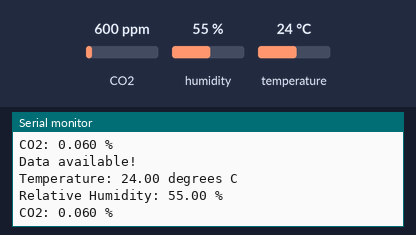
Bench run of a sketch on a simulated Arduino Leonardo, built for the host (arithmetic inside an expression is 32-bit, double 64-bit). Shown: the last lines printed to the serial monitor. The inputs (shaded band) are chosen by the test bench; at power-on: CO2 600 ppm, humidity 55 %, temperature 24 °C.

Above: at 1.2 s.
1.3 s: CO2 set to 452 ppm
At 1.44 s:
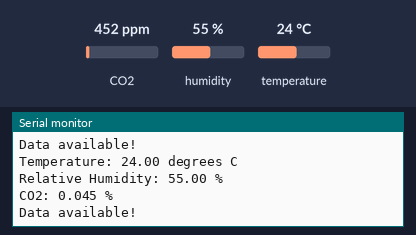
2.8 s: humidity set to 22 %
At 2.88 s:
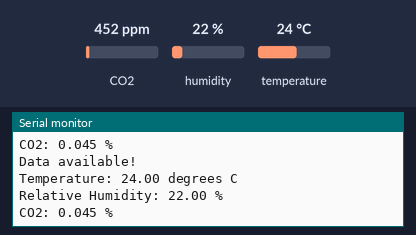
4.3 s: temperature set to 12 °C
At 4.41 s:
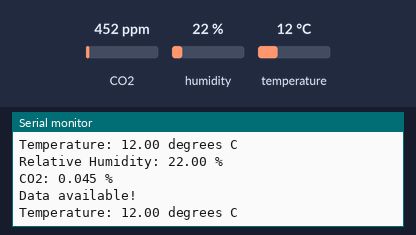

The sketch:

adafruit_scd30_test.ino
```cpp
// Basic demo for readings from Adafruit SCD30
#include <Adafruit_SCD30.h>

Adafruit_SCD30 scd30;

void setup(void) {
  Serial.begin(115200);
  while (!Serial)
    delay(10); // will pause Zero, Leonardo, etc until the serial console opens

  Serial.println("Adafruit SCD30 test!");

  // Try to initialize!
  if (!scd30.begin()) {
    Serial.println("Failed to find SCD30 chip");
    while (1) {
      delay(10);
    }
  }
  Serial.println("SCD30 Found!");

  Serial.print("Measurement Interval: ");
  Serial.print(scd30.getMeasurementInterval());
  Serial.println(" seconds");
}

void loop() {
  if (scd30.dataReady()) {
    Serial.println("Data available!");

    if (!scd30.read()) {
      Serial.println("Error reading sensor data");
      return;
    }

    Serial.print("Temperature: ");
    Serial.print(scd30.temperature);
    Serial.println(" degrees C");

    Serial.print("Relative Humidity: ");
    Serial.print(scd30.relative_humidity);
    Serial.println(" %");

    Serial.print("CO2: ");
    float co2_percent = scd30.CO2 / 10000.0; // Convert ppm to percent
    Serial.print(co2_percent, 3); // Print with 3 decimal places
    Serial.println(" %");
    Serial.println("");
  } else {
    //Serial.println("No data");
  }

  delay(100);
}
```

Measured:
- after the input at 1.3 s, the serial monitor: prints a new line at once (image 1)
- after the input at 2.8 s, the serial monitor: prints a new line after 0.07 s (image 2)
- after the input at 4.3 s, the serial monitor: prints a new line at once (image 3)
